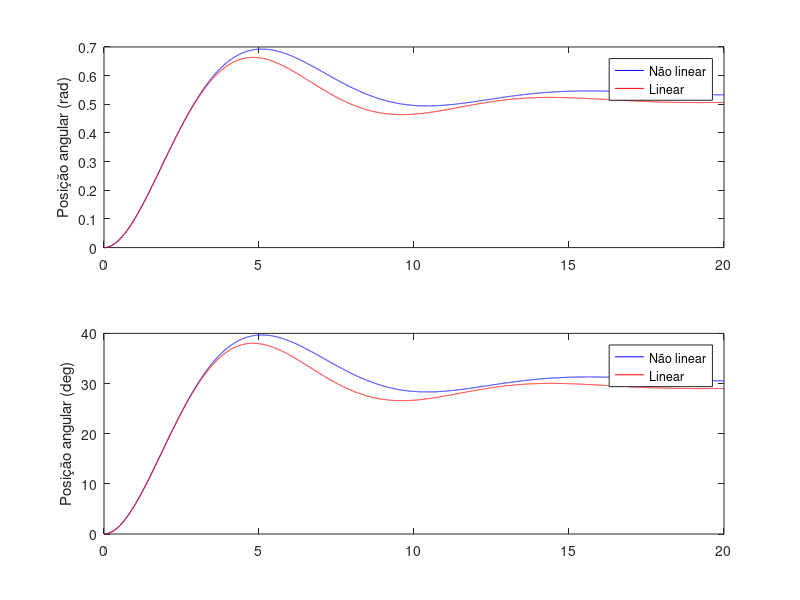
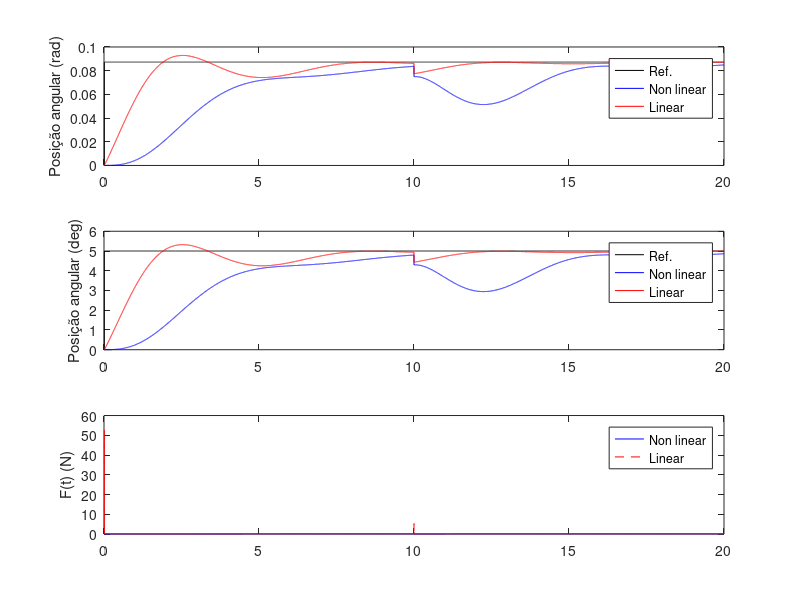

Reproduce these figures in MATLAB, in order. (Note: this script raises an error after producing the figures.)
%% CDS - Atividade 01: Contole PID para o pêndulo amortecido
clear all; close all; clc;

%% Modelagem da planta do pêndulo amortecido

% Parametros 
J = 0.4;  % [kg*m^2]
c = 0.2;  % damping factor
m = 0.4;  % [kg]
g = 9.8;  % [m/s^2]
d = 0.05; % [m]
r = 0.4;  % [m]

Ts = 0.001; % periodo de amostragem (s)

% Modelo contínuo linearizado (sin(θ)≈θ)
    %                           r
    %  theta(s)/F(s) = -------------------
    %                   J*s^2 +c*s +m*g*d

Gs_l = tf(r, [J  c  m*g*d]);

% Modelo discreto linearizado (discretizado por ZOH)
Gz_l = c2d(Gs_l,Ts,'zoh');
   Bz = Gz_l.num{1};
        b0 = Bz(2); b1 = Bz(3);
   Az = Gz_l.den{1};
        a1 = Az(2); a2 = Az(3);

    % y_l(k) = -a1_l*y_l(k-1)-a2_L*y_l(k-2)+b0_l*u(k-1)+b1_l*u(k-2);

% Modelo discreto não-linear (discretizado por Forward)
    % x1_nl(k) = x1_nl(k-1) +Ts*x2_nl(k-1);
    % x2_nl(k) = (1- c*Ts/J)*x2_nl(k-1) -(m*g*d*Ts/J)*sin(x1_nl(k-1)) +(r*Ts/J)*u_nl(k-1);


%% Simulação da modelagem da planta
    % y_l x1_nl(k) - posição do angulo (rad)
    % x2_nl(k) - velocidade angular (rad/s)
    % u - força do sistema de propulsão (N)

tfinal = 20;                % tempo total da simulação (s)
N = round( tfinal/Ts );     % numero total de amostras

    % Condições iniciais
    x1_nl(1:2)=0; x2_nl(1:2)=0;
    y_l(1:2)=0;
    u(1:2)=0;

    for k = 3:N
        % Modelo linear (sin(θ)≈θ) discretizado por ZOH
        y_l(k) = -a1*y_l(k-1)-a2*y_l(k-2)+b0*u(k-1)+b1*u(k-2);
                  

        % Modelo não linear discretizado de Forward
        x1_nl(k) = x1_nl(k-1) +Ts*x2_nl(k-1);
        x2_nl(k) = (1- c*Ts/J)*x2_nl(k-1) -(m*g*d*Ts/J)*sin(x1_nl(k-1)) +(r*Ts/J)*u(k-1);

        u(k) = 0.25; % controle em malha aberta
    end

% Plot
t = 0:Ts:N*Ts-Ts;
figure;
subplot(211)
    plot(t,x1_nl,'b',t,y_l,'r');
    ylabel('Posição angular (rad)');
    legend('Não linear','Linear');
subplot(212)
    plot(t,(180/pi)*x1_nl,'b',t,(180/pi)*y_l,'r');
    ylabel('Posição angular (deg)');
    legend('Não linear','Linear');

%% Controlador PID
% Projeto baseado no modelo linear
kp = 1;  ki = 0.4; kd = 0.6; % ganhos
   
    % PID digital baseado na aproximação de Backward diff
    s0 = kp +ki*Ts +kd/Ts;
    s1 = -kp -2*kd/Ts;
    s2 = kd/Ts;

    % Perturbação de carga
    v1(1:N/2) = 0; v1(1+(N/2):N) = -0.5*(pi/180); % rad

    % Ruido gaussiano
    v2 = 0*wgn(1,N,1e-4,'linear'); % W

    % Condições iniciais
    x1_nl(1:2)=0; x2_nl(1:2)=0;
    u_nl(1:2)=0; e_nl(1:2)=0;

    y_l(1:2)=0;
    u_l(1:2)=0; e_l(1:2)=0;

    % Sinal de referencia
    ref(1:10) = 0; ref(11:N) = 5*(pi/180); % rad

    for k = 3:N

        % Modelo linear
        y_l(k) = -a1*y_l(k-1)-a2*y_l(k-2)+b0*u_l(k-1)+b1*u_l(k-2) ...
                    + v1(k) +a1*v1(k-1) +a2*v1(k-2) ...    
                    + v2(k) +a1*v2(k-1) +a2*v2(k-2);

            % Controle
            e_l(k) = ref(k) - y_l(k);
            u_l(k) = u_l(k-1) + s0*e_l(k) +s1*e_l(k-1) + s2*e_l(k-2);

          
        % Modelo não linear (Forward)
        x1_nl(k) = x1_nl(k-1) +Ts*x2_nl(k-1);
        x2_nl(k) = (1- c*Ts/J)*x2_nl(k-1) -(m*g*d*Ts/J)*sin(x1_nl(k-1)) +(r*Ts/J)*u_nl(k-1);
        y_nl(k) = x1_nl(k) + v1(k) + v2(k);

            % Controle
            e_nl(k) = ref(k) - y_nl(k);
            u_nl(k) = u_nl(k-1) + s0*e_nl(k) + s1*e_nl(k-1) + s2*e_nl(k-2);

            % Saturação no atuador
            if u_nl(k) >= 0.25
              u_nl(k) = 0.25;
            elseif u_nl(k) <= 0
              u_nl(k) = 0;
            end
    end

% Plots
t = 0:Ts:N*Ts-Ts;
figure;
subplot(311)
    plot(t,ref,'k',t,y_nl,'b',t,y_l,'r');
    ylabel('Posição angular (rad)');
    legend('Ref.','Non linear','Linear');
subplot(312)
    plot(t,(180/pi)*ref,'k',t,(180/pi)*y_nl,'b',t,(180/pi)*y_l,'r');
    ylabel('Posição angular (deg)');
    legend('Ref.','Non linear','Linear');
subplot(313)
    plot(t,u_nl,'b', t,u_l,'--r');
    ylabel('F(t) (N)');
    legend('Non linear','Linear');

%% Analise de margens de ganho e de fase

% Análise de estabilidade relativa do sistema de controle
Cz = tf([s0 s1 s2],[1 -1 0],Ts);

Gdlz = Cz*Gz_l; % Direct loop system

%fs = 1/Ts; ws = 2*pi*fs; w_nyquist = ws/2;

w = logspace(-2,5,100);
figure; 
margin(Gdlz,w); % margens de ganho e fase
grid on;
